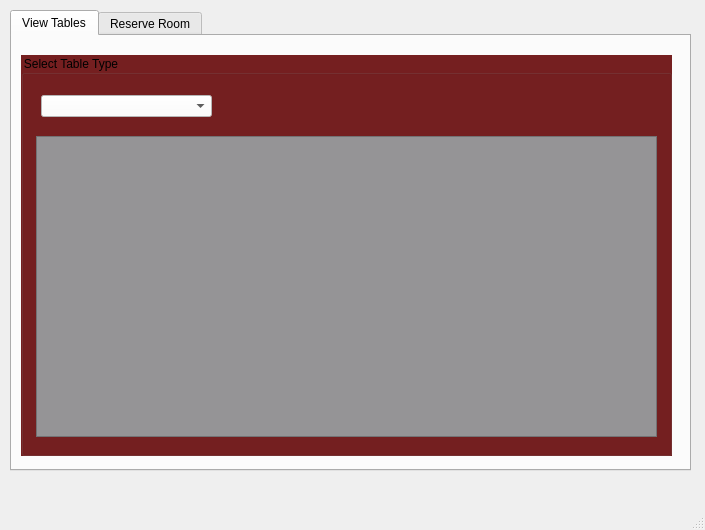
<?xml version="1.0" encoding="UTF-8"?>
<ui version="4.0">
 <class>MainWindow</class>
 <widget class="QMainWindow" name="MainWindow">
  <property name="geometry">
   <rect>
    <x>0</x>
    <y>0</y>
    <width>705</width>
    <height>530</height>
   </rect>
  </property>
  <property name="windowTitle">
   <string>MainWindow</string>
  </property>
  <widget class="QWidget" name="centralwidget">
   <widget class="QTabWidget" name="tabWidget">
    <property name="geometry">
     <rect>
      <x>10</x>
      <y>10</y>
      <width>681</width>
      <height>461</height>
     </rect>
    </property>
    <property name="styleSheet">
     <string notr="true">color: rgb(0, 0, 0);
</string>
    </property>
    <property name="currentIndex">
     <number>0</number>
    </property>
    <widget class="QWidget" name="tab">
     <attribute name="title">
      <string>View Tables</string>
     </attribute>
     <widget class="QGroupBox" name="groupBox">
      <property name="geometry">
       <rect>
        <x>9</x>
        <y>19</y>
        <width>651</width>
        <height>401</height>
       </rect>
      </property>
      <property name="styleSheet">
       <string notr="true">font: 24pt &quot;.AppleSystemUIFont&quot;;
background-color: rgb(117, 31, 32);</string>
      </property>
      <property name="title">
       <string>Select Table Type</string>
      </property>
      <widget class="QComboBox" name="tableTypeSelect">
       <property name="geometry">
        <rect>
         <x>20</x>
         <y>40</y>
         <width>171</width>
         <height>22</height>
        </rect>
       </property>
       <property name="styleSheet">
        <string notr="true">background-color: rgb(255, 255, 255);
font: 13pt &quot;.AppleSystemUIFont&quot;;</string>
       </property>
      </widget>
      <widget class="QTableWidget" name="tableInsertType">
       <property name="geometry">
        <rect>
         <x>15</x>
         <y>81</y>
         <width>621</width>
         <height>301</height>
        </rect>
       </property>
       <property name="styleSheet">
        <string notr="true">background-color: rgb(149, 148, 150);
font: 13pt &quot;.AppleSystemUIFont&quot;;</string>
       </property>
       <attribute name="horizontalHeaderStretchLastSection">
        <bool>true</bool>
       </attribute>
       <attribute name="verticalHeaderVisible">
        <bool>false</bool>
       </attribute>
      </widget>
     </widget>
    </widget>
    <widget class="QWidget" name="tab_2">
     <attribute name="title">
      <string>Reserve Room</string>
     </attribute>
     <widget class="QComboBox" name="buildingOptions">
      <property name="geometry">
       <rect>
        <x>100</x>
        <y>30</y>
        <width>121</width>
        <height>22</height>
       </rect>
      </property>
     </widget>
     <widget class="QLabel" name="label_2">
      <property name="geometry">
       <rect>
        <x>10</x>
        <y>30</y>
        <width>60</width>
        <height>16</height>
       </rect>
      </property>
      <property name="text">
       <string>Building:</string>
      </property>
     </widget>
     <widget class="QLabel" name="label_3">
      <property name="geometry">
       <rect>
        <x>10</x>
        <y>70</y>
        <width>60</width>
        <height>16</height>
       </rect>
      </property>
      <property name="text">
       <string>Room:</string>
      </property>
     </widget>
     <widget class="QLabel" name="label_4">
      <property name="geometry">
       <rect>
        <x>10</x>
        <y>110</y>
        <width>81</width>
        <height>16</height>
       </rect>
      </property>
      <property name="text">
       <string>Start Time:</string>
      </property>
     </widget>
     <widget class="QLabel" name="label_5">
      <property name="geometry">
       <rect>
        <x>10</x>
        <y>140</y>
        <width>81</width>
        <height>16</height>
       </rect>
      </property>
      <property name="text">
       <string>End Time:</string>
      </property>
     </widget>
     <widget class="QComboBox" name="roomOptions">
      <property name="geometry">
       <rect>
        <x>100</x>
        <y>70</y>
        <width>121</width>
        <height>22</height>
       </rect>
      </property>
     </widget>
     <widget class="QLineEdit" name="reserveStartTime">
      <property name="geometry">
       <rect>
        <x>100</x>
        <y>110</y>
        <width>121</width>
        <height>22</height>
       </rect>
      </property>
     </widget>
     <widget class="QLineEdit" name="reserveEndTime">
      <property name="geometry">
       <rect>
        <x>100</x>
        <y>140</y>
        <width>121</width>
        <height>22</height>
       </rect>
      </property>
     </widget>
     <widget class="QPushButton" name="submitReservation">
      <property name="geometry">
       <rect>
        <x>60</x>
        <y>190</y>
        <width>81</width>
        <height>26</height>
       </rect>
      </property>
      <property name="text">
       <string>Submit</string>
      </property>
     </widget>
    </widget>
   </widget>
  </widget>
  <widget class="QMenuBar" name="menubar">
   <property name="geometry">
    <rect>
     <x>0</x>
     <y>0</y>
     <width>705</width>
     <height>21</height>
    </rect>
   </property>
  </widget>
  <widget class="QStatusBar" name="statusbar"/>
 </widget>
 <resources/>
 <connections/>
</ui>
